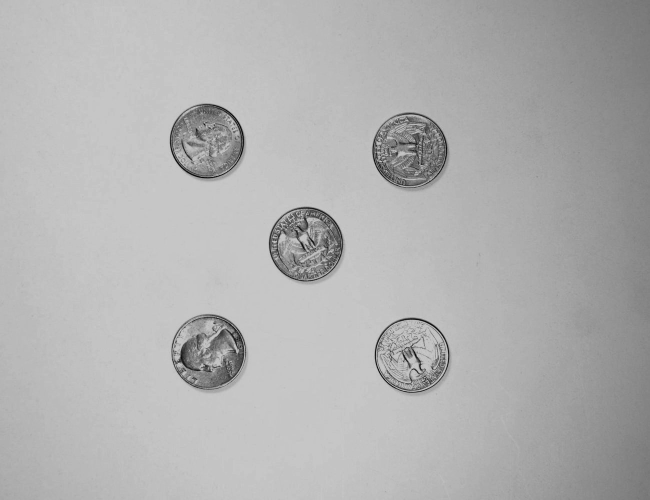
#> input picture CoinImages/image_00.jpg, 1300 x 1000 px (shown at 1/2 size)
$ python coin_detection_single_image.py CoinImages/image_00.jpg   (older library calls are emulated)
#> lines starting #> are read from the running program, lines starting #| are printed output that depends on the picture; after the words box and inside, x2 and y2 are one past the last pixel; in counts of white or black regions, pixels touching at a corner belong together
#!/usr/bin/python

#Detect and classify coins

import numpy as np
import glob, cv2, sys

def main():
    image = sys.argv[1]

    input_img = cv2.imread(image)
#> input_img is the input picture: shape (1000, 1300, 3); min 0, max 216, mean 177
    display_img("input img", input_img)

    #Ensure the image is grayscale
    gray_img = cv2.cvtColor(input_img, cv2.COLOR_BGR2GRAY)
    display_img("gray img", gray_img)

    #Blur the image to reduce the noise
    #gausian, vs. mean, vs. blur (average)
    blurred_gray_img = cv2.blur(gray_img, (11, 11))
    display_img("blurred gray img", blurred_gray_img)

    #Adaptive threshold to control for different lighting but this will produce noise!
    # gausian vs. mean!?
    threshold_mask = cv2.adaptiveThreshold(blurred_gray_img, 255, cv2.ADAPTIVE_THRESH_MEAN_C,
                cv2.THRESH_BINARY_INV, 7, 1)
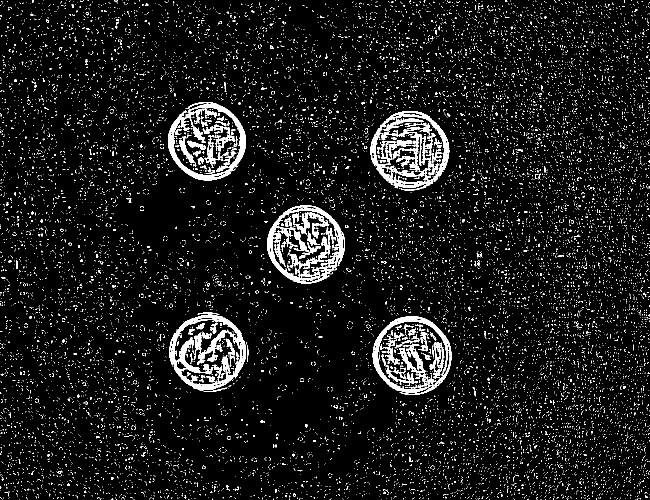
#> threshold_mask: shape (1000, 1300) (shown at 1/2 size); 6.8% white; 14662 white regions (14449 under 20 px), largest, box (x1, y1, x2, y2) and area: (741, 222, 899, 381) 7151, (339, 629, 492, 782) 6482, (534, 411, 690, 567) 5506

    #threshold_mask = cv2.Canny(blurred_gray_img, 50, 100)
    display_img("Threshold mask", threshold_mask)

    kernel = np.ones((3, 3), np.uint8)

    #Remove the noise
    low_noise_mask = cv2.erode(threshold_mask, kernel, iterations=1)
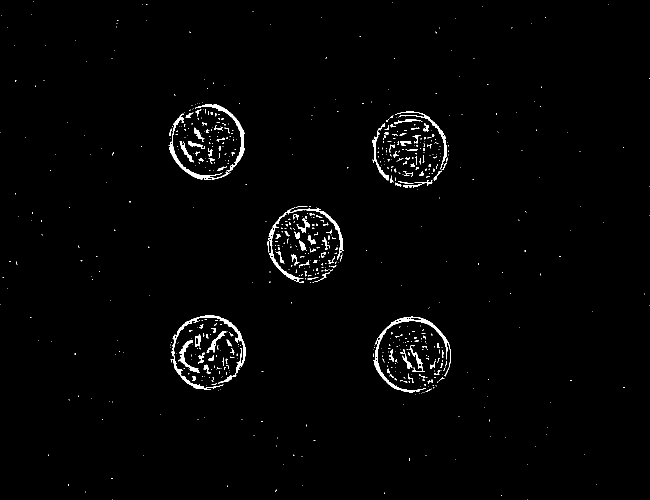
#> low_noise_mask: shape (1000, 1300) (shown at 1/2 size); 1.4% white; 710 white regions (598 under 20 px), largest, box (x1, y1, x2, y2) and area: (341, 630, 491, 779) 2121, (747, 633, 902, 785) 1957, (536, 415, 688, 566) 1590
    display_img("noise-removed mask", low_noise_mask)

    kernel2 = np.ones((3, 3), np.uint8)

    #Close (morphology): forms cohesive, closed shapes in the mask
    closed_mask = cv2.morphologyEx(low_noise_mask, cv2.MORPH_CLOSE,
                kernel2, iterations=17)
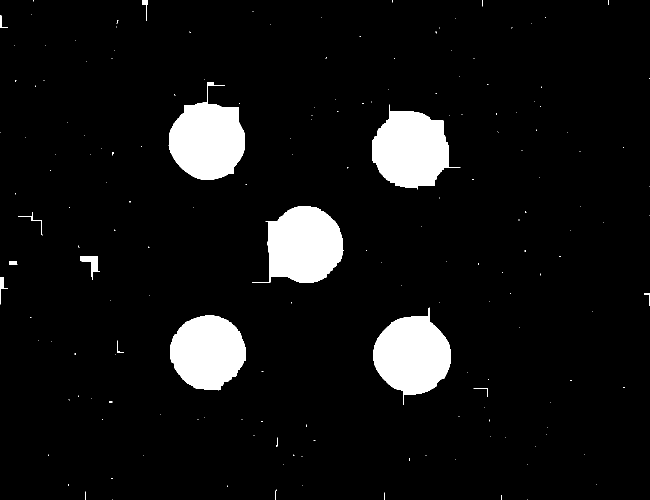
#> closed_mask: shape (1000, 1300) (shown at 1/2 size); 7.2% white; 178 white regions (161 under 20 px), largest, box (x1, y1, x2, y2) and area: (337, 165, 490, 360) 18771, (504, 412, 688, 566) 18738, (744, 209, 921, 379) 18706
    display_img("Closed mask", closed_mask)

    #Disconnect anyone who got connected
    eroded_mask = cv2.erode(closed_mask, kernel2, iterations=33)
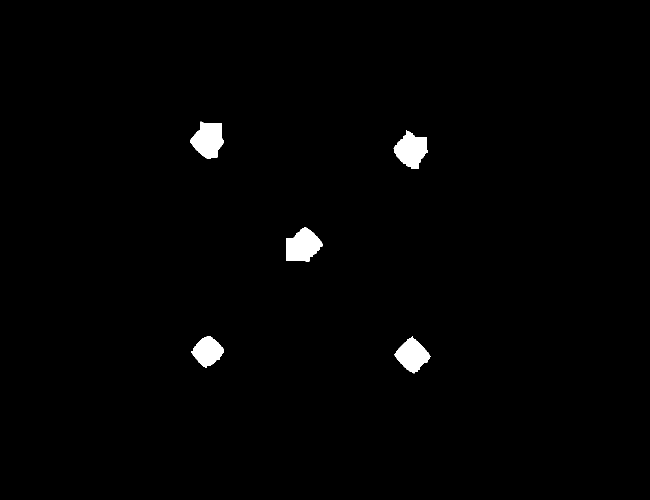
#> eroded_mask: shape (1000, 1300) (shown at 1/2 size); 1.2% white; 5 white regions, box (x1, y1, x2, y2) and area: (572, 454, 646, 524) 3474, (380, 243, 448, 318) 3394, (787, 260, 855, 338) 3294, (788, 673, 861, 747) 3019, (382, 672, 448, 736) 2558
    display_img("eroded - mask", eroded_mask)

    #regain former shape  anyone who got connected
    enlarged_mask = cv2.dilate(eroded_mask, kernel2, iterations=33)
    display_img("enlarged - mask", enlarged_mask)

    #findContours - get the extreme boundaries
    closed_mask_clone = enlarged_mask.copy()
    contour_img, contours, hierarchy = cv2.findContours(closed_mask_clone, cv2.RETR_EXTERNAL,
                cv2.CHAIN_APPROX_SIMPLE)

    for contour in contours:
        area = cv2.contourArea(contour)
        if area > 5000:
            coin_type = classify_coin(area)
            #coin_details = coin_type + " " + str(area)
            #print(coin_details)
            ellipse = cv2.fitEllipse(contour)
            cv2.ellipse(input_img, ellipse, (0,255,0), 2)
            cv2.putText(input_img, coin_type, (contour[0][0][0], contour[0][0][1]), cv2.FONT_HERSHEY_COMPLEX,2, 255)

    display_img("final img", input_img)


def display_img(description, img):
    cv2.imshow(description, img)
    cv2.waitKey(0)


def classify_coin(area):
    if area < 5000:
        return "???"
    elif 5000 <= area < 8000:
        return "Dime"
    elif 8000 <= area < 10500:
        return "Penny"
    elif 10500 <= area < 15000:
        return "Nickel"
    elif 15000 <= area < 20000:
        return "Quarter"
    else:
        return "???"


if __name__ == "__main__":
    main()
